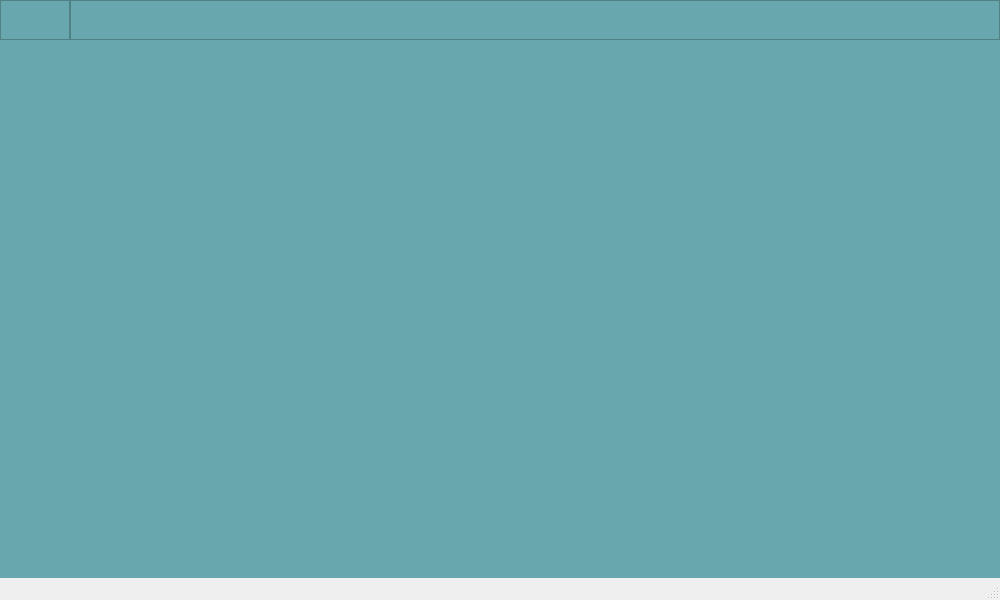
<?xml version="1.0" encoding="UTF-8"?>
<ui version="4.0">
 <class>MainWindow</class>
 <widget class="QMainWindow" name="MainWindow">
  <property name="geometry">
   <rect>
    <x>0</x>
    <y>0</y>
    <width>1000</width>
    <height>600</height>
   </rect>
  </property>
  <property name="minimumSize">
   <size>
    <width>1000</width>
    <height>500</height>
   </size>
  </property>
  <property name="windowTitle">
   <string>MainWindow</string>
  </property>
  <property name="styleSheet">
   <string notr="true"/>
  </property>
  <widget class="QWidget" name="centralwidget">
   <property name="styleSheet">
    <string notr="true">
background-color: #68A7AD

</string>
   </property>
   <layout class="QVBoxLayout" name="verticalLayout">
    <property name="spacing">
     <number>0</number>
    </property>
    <property name="leftMargin">
     <number>0</number>
    </property>
    <property name="topMargin">
     <number>0</number>
    </property>
    <property name="rightMargin">
     <number>0</number>
    </property>
    <property name="bottomMargin">
     <number>0</number>
    </property>
    <item>
     <widget class="QFrame" name="top_bar">
      <property name="maximumSize">
       <size>
        <width>16777215</width>
        <height>40</height>
       </size>
      </property>
      <property name="styleSheet">
       <string notr="true">QWidget#top_bar {
	Background-color: #99C4C8
}

</string>
      </property>
      <property name="frameShape">
       <enum>QFrame::NoFrame</enum>
      </property>
      <property name="frameShadow">
       <enum>QFrame::Raised</enum>
      </property>
      <layout class="QHBoxLayout" name="horizontalLayout">
       <property name="spacing">
        <number>0</number>
       </property>
       <property name="leftMargin">
        <number>0</number>
       </property>
       <property name="topMargin">
        <number>0</number>
       </property>
       <property name="rightMargin">
        <number>0</number>
       </property>
       <property name="bottomMargin">
        <number>0</number>
       </property>
       <item>
        <widget class="QFrame" name="frame_toggle">
         <property name="maximumSize">
          <size>
           <width>70</width>
           <height>40</height>
          </size>
         </property>
         <property name="frameShape">
          <enum>QFrame::StyledPanel</enum>
         </property>
         <property name="frameShadow">
          <enum>QFrame::Raised</enum>
         </property>
        </widget>
       </item>
       <item>
        <widget class="QFrame" name="frame_top">
         <property name="frameShape">
          <enum>QFrame::StyledPanel</enum>
         </property>
         <property name="frameShadow">
          <enum>QFrame::Raised</enum>
         </property>
        </widget>
       </item>
      </layout>
     </widget>
    </item>
    <item>
     <widget class="QFrame" name="content">
      <property name="styleSheet">
       <string notr="true">QWidget#side_bar {
 background-color: #99C4C8
}</string>
      </property>
      <property name="frameShape">
       <enum>QFrame::NoFrame</enum>
      </property>
      <property name="frameShadow">
       <enum>QFrame::Raised</enum>
      </property>
     </widget>
    </item>
   </layout>
  </widget>
  <widget class="QMenuBar" name="menubar">
   <property name="geometry">
    <rect>
     <x>0</x>
     <y>0</y>
     <width>1000</width>
     <height>37</height>
    </rect>
   </property>
  </widget>
  <widget class="QStatusBar" name="statusbar"/>
 </widget>
 <resources/>
 <connections/>
</ui>
